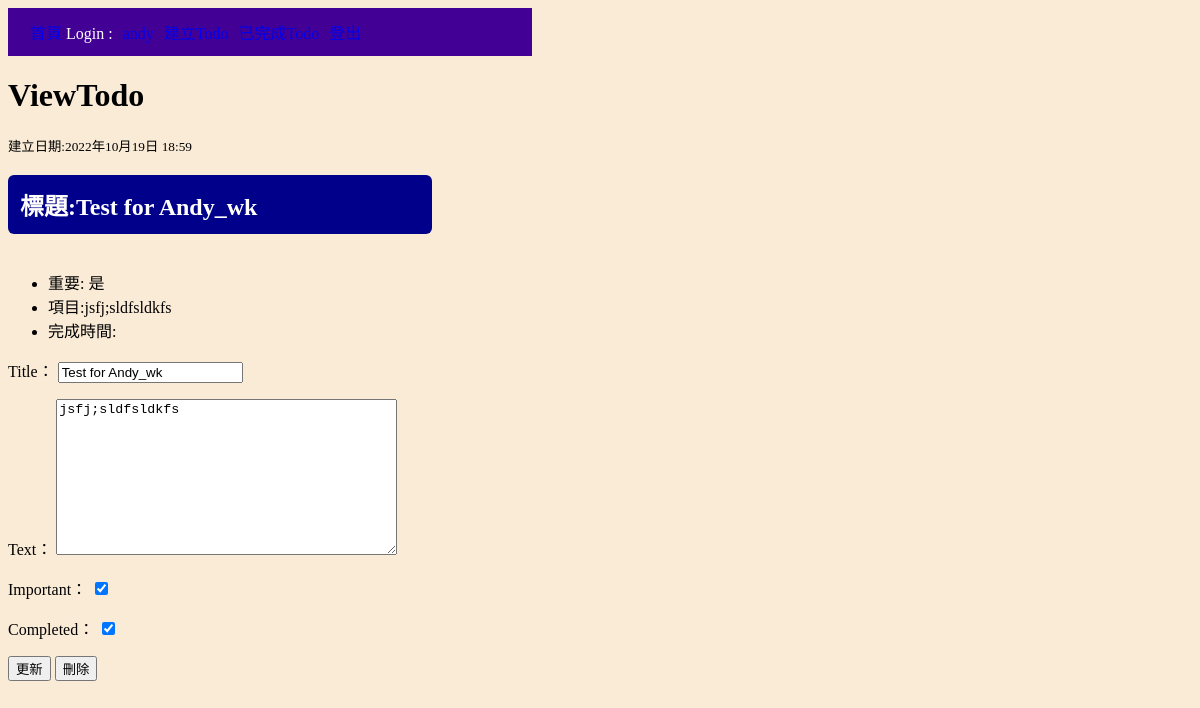
Page /view/1 (signed in) on the committed database.
### todo/models.py (models this page shows, shortened)
class Todo(models.Model):
    title=models.CharField(max_length=100)
    text=models.TextField(blank=True)
    created=models.DateTimeField(auto_now_add=True)
    date_complated=models.DateTimeField(blank=True,null=True)
    important=models.BooleanField(default=False)
    completed=models.BooleanField(default=False)
    user=models.ForeignKey(User,on_delete=models.CASCADE)

### todo/views.py (the view, shortened to what this page needs)
# urls.py: path('view/<int:id>', views.viewtodo,name='viewtodo'),
@login_required
def viewtodo(request,id):
    try:
        todo=Todo.objects.get(id=id)
        if request.method=='GET':
            form=TodoForm(instance=todo)
        return render(request,'./todo/viewtodo.html',{'todo':todo,'form':form})
    except Exception as e:
        print(e)
    return render(request,'./todo/404.html')

### todo/forms.py
class TodoForm(ModelForm):
    class Meta:
        model=Todo
        fields=['title','text','important','completed']

### todo/templates/todo/viewtodo.html (shortened to what this page needs)
{% extends 'base.html' %}
{% block content %}
<h1>ViewTodo</h1>
<small>建立日期:{{todo.created}}</small><br>
<h2 class="title">標題:{{todo.title}}</h2>
<ul>
    <li>重要:{% if todo.important %}
        是{% else %}否{% endif %}
    </li>
    <li>項目:{{todo.text}}</li>
    <li>完成時間:
    </li>
</ul>
<form action="" method="POST">
    {{form.as_p}}
    <input type="submit" name="update" value="更新">
    <input type="submit" name="delete" value="刪除">
</form>
{% endblock %}

### static/css/base.css (style rules this page uses)
body { background-color: antiquewhite; }

### todo/templates/todo/viewtodo.html (style rules this page uses)
.title { background-color: darkblue; padding: 12px; border-radius: 6px; display: inline-block; color: white; width: 400px; }

### rows in the picture
Todo: created "2022年10月19日 18:59", title "Test for Andy_wk", text "jsfj;sldfsldkfs", important "☑", completed "☑"
